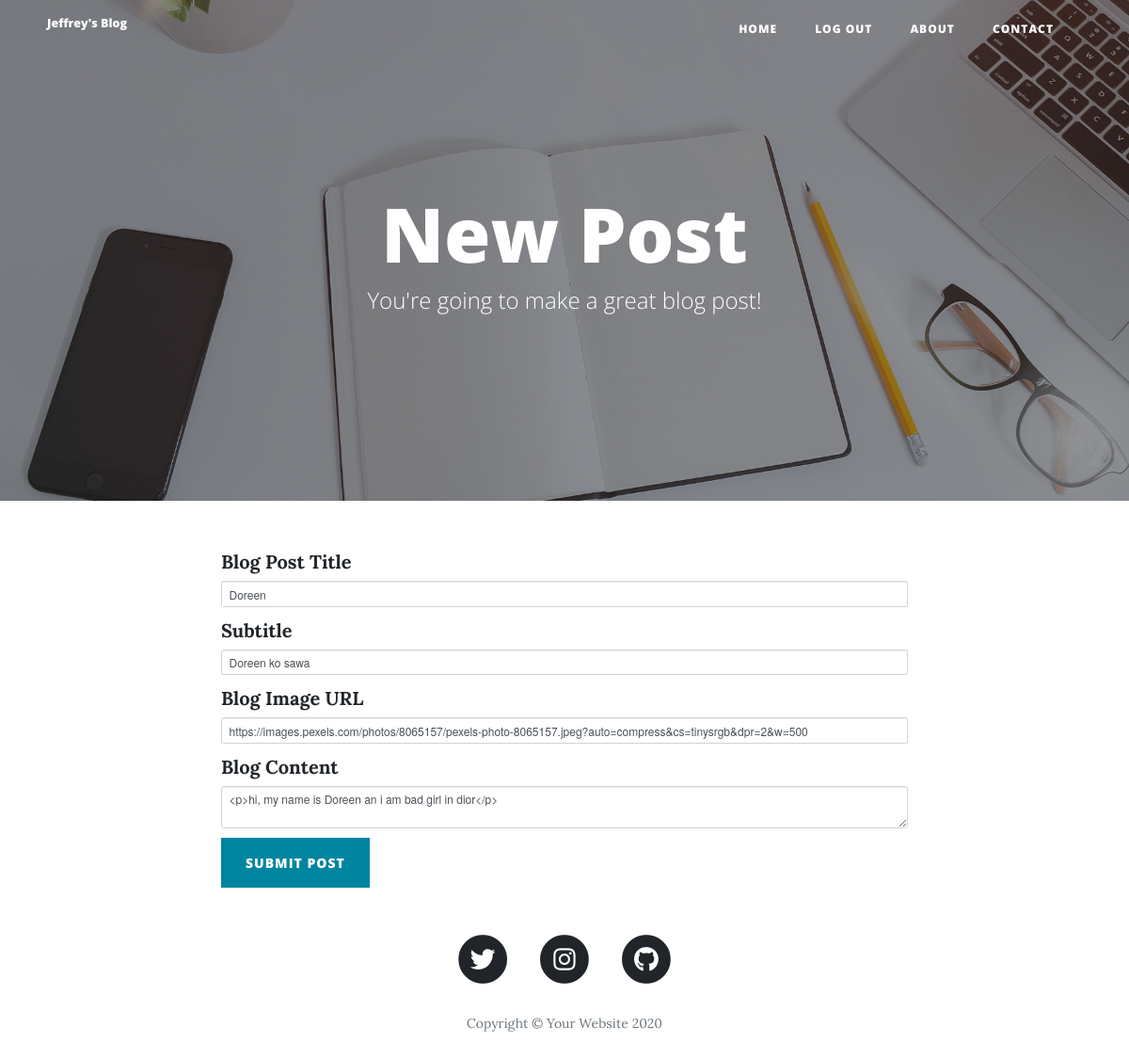
The app's page /edit-post/1 (signed in) with its own data.
### main.py (models this page shows)
class BlogPost(db.Model):
    __tablename__ = "blog_posts"
    id = db.Column(db.Integer, primary_key=True)
    author_id = db.Column(db.Integer, db.ForeignKey('users.id'))
    author = relationship("User", back_populates="posts")
    title = db.Column(db.String(250), unique=True, nullable=False)
    subtitle = db.Column(db.String(250), nullable=False)
    date = db.Column(db.String(250), nullable=False)
    body = db.Column(db.Text, nullable=False)
    img_url = db.Column(db.String(250), nullable=False)
    comments = relationship("Comment", back_populates="parent_post")

### main.py (the view, shortened to what this page needs)
@app.route("/edit-post/<int:post_id>", methods=["GET", "POST"])
@admin_only
def edit_post(post_id):
    post = BlogPost.query.get(post_id)
    edit_form = CreatePostForm(
        title=post.title,
        subtitle=post.subtitle,
        img_url=post.img_url,
        author=post.author,
        body=post.body
    )
    return render_template("make-post.html", form=edit_form, current_user=current_user)

### forms.py
class CreatePostForm(FlaskForm):
    title = StringField("Blog Post Title", validators=[DataRequired()])
    subtitle = StringField("Subtitle", validators=[DataRequired()])
    img_url = StringField("Blog Image URL", validators=[DataRequired(), URL()])
    body = CKEditorField("Blog Content", validators=[DataRequired()])
    submit = SubmitField("Submit Post")

### main.py (called while the page is built)
@login_manager.user_loader
def load_user(user_id):
    return User.query.get(int(user_id))

def admin_only(f):
    @wraps(f)
    def decorated_function(*args, **kwargs):
        if current_user.id > 5:
            return abort(403)
        return f(*args, **kwargs)
    return decorated_function

### templates/make-post.html (shortened to what this page needs)
{% extends 'bootstrap/base.html' %}
{% import "bootstrap/wtf.html" as wtf %}
{% block content %}
{% include "header.html" %}
  <header class="masthead" style="background-image: url('{{ url_for('static', filename='img/edit-bg.jpg')}}')">
    <div class="overlay"></div>
    <div class="container">
      <div class="row">
        <div class="col-lg-8 col-md-10 mx-auto">
          <div class="page-heading">
            {% if is_edit: %}
            <h1>Edit Post</h1>
            {% else: %}
            <h1>New Post</h1>
            {% endif %}
            <span class="subheading">You're going to make a great blog post!</span>
          </div>
        </div>
      </div>
    </div>
  </header>
  <div class="container">
    <div class="row">
      <div class="col-lg-8 col-md-10 mx-auto">
        {{ wtf.quick_form(form, novalidate=True, button_map={"submit": "primary"}) }}
      </div>
    </div>
  </div>
{% include "footer.html" %}
{% endblock %}

### records on screen
BlogPost: title "Doreen", subtitle "Doreen ko sawa", img_url "https://images.pexels.com/photos/8065157/pexels-photo-8065157.jpeg?auto=compress&cs=tinysrgb&dpr=2&w=500", body "<p>hi, my name is Doreen an i am bad girl in dior</p>"
